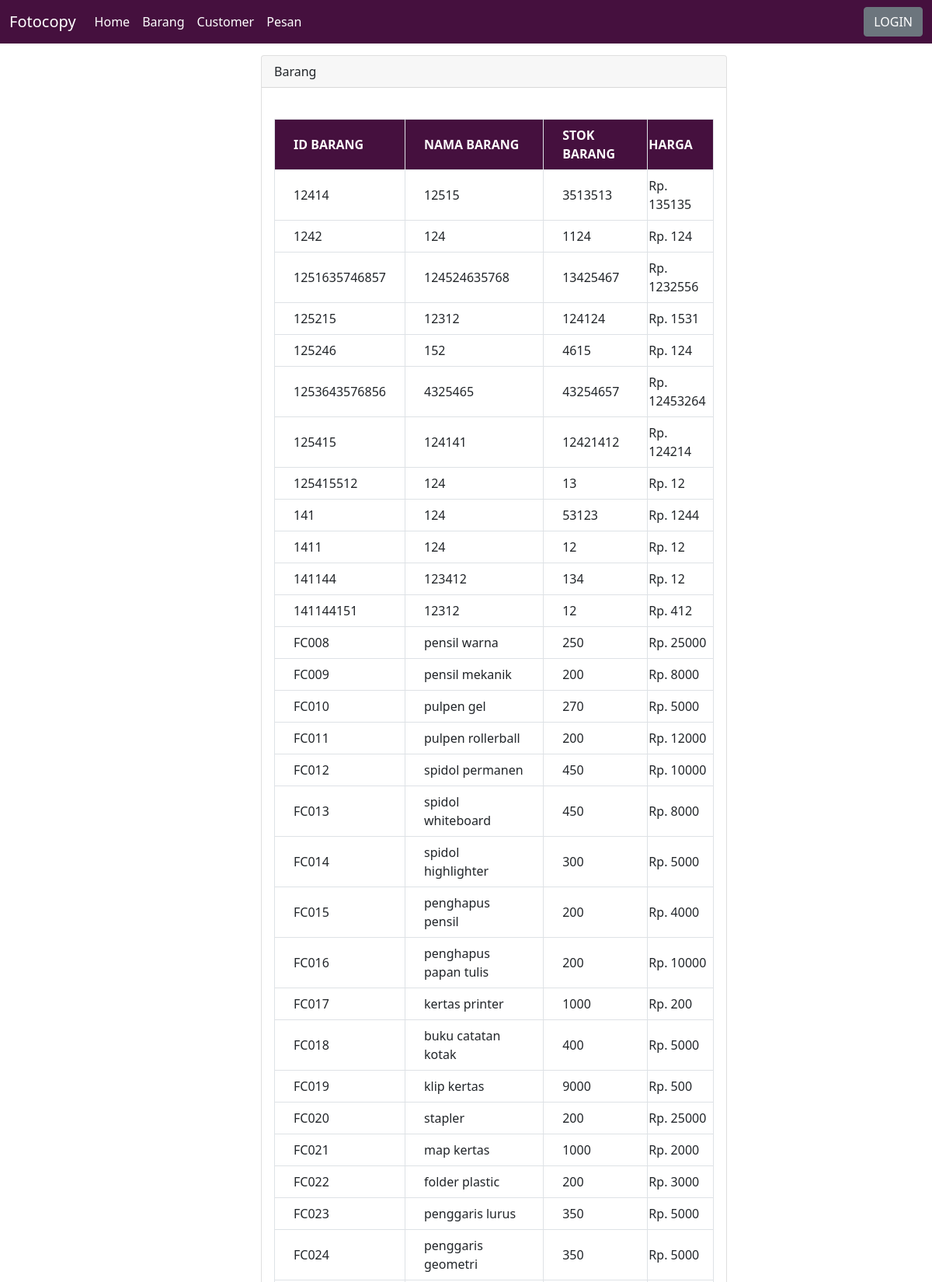
The page /barang/barang.php (upper part) on the database its author committed.
### tables this page shows
CREATE TABLE `barang` (
  `id_barang` varchar(255) NOT NULL,
  `Nama_barang` varchar(255) DEFAULT NULL,
  `Jumlah_stok` varchar(255) DEFAULT NULL,
  `Harga` bigint(255) DEFAULT NULL
);

### barang/barang.php (the view, shortened to what this page needs)
<?php
 include '../koneksi/koneksi.php';
 $sql = "SELECT * FROM barang";
$barang = mysqli_query($conn, $sql);
?>
<!DOCTYPE html>
<html lang="en">
<head>
    <link rel="stylesheet" href="../style.css">
    <link href="https://cdn.jsdelivr.net/npm/bootstrap@5.1.3/dist/css/bootstrap.min.css" rel="stylesheet">
</head>
<body>
     <nav class="navbar navbar-expand-lg navbar-dark bg-primary bg-custom">
    <div class="container-fluid">
      <a class="navbar-brand" href="#">Fotocopy</a>
      <div class="collapse navbar-collapse" id="navbarScroll">
        <ul class="navbar-nav me-auto my-2 my-lg-0 navbar-nav-scroll" style="--bs-scroll-height: 100px;">
          <li class="nav-item">
            <a class="nav-link active" aria-current="page" href="/tugasbesar/utama.html">Home</a>
          </li>
          <li class="nav-item">
            <a class="nav-link active" href="barang.php"> Barang </a>
          </li>
          <li class="nav-item">
            <a class="nav-link active" href="../customer/customer.php"> Customer </a>
          </li>
          <li class="nav-item">
            <a class="nav-link active" href="../pesanan/pesanan.php"> Pesan </a>
          </li>
        </ul>
        <a href="../karyawan/login.php" class="btn btn-secondary">LOGIN</a>
      </div>
    </div>
  </nav>
<div class="card">
  <div class="card-header">
    Barang
  </div>
  <br>
  <div class="card-body">
  <table class="table-responsive w-full rounded">
    <thead  style= " background-color: #45103E !important;";>
        <tr>
        <th class="border px-4 py-2"> ID BARANG </th>
        <th class="border px-4 py-2"> NAMA BARANG </th>
        <th class="border w-1/5 px-4 py-2"> STOK BARANG </th>
        <th class="border px-8 py-2"> HARGA </th>
        </tr>
    </thead>
    <tbody>
                    <?php while ($data = mysqli_fetch_assoc($barang)): ?>
                        <tr>
                            <td class="border px-4 py-2"><?php echo $data['id_barang']; ?></td>
                            <td class="border px-4 py-2"><?php echo $data['Nama_barang']; ?></td>
                            <td class="border px-4 py-2"><?php echo $data['Jumlah_stok']; ?></td>
                            <td class="border px-8 py-2">Rp. <?php echo $data['Harga']; ?></td>
                        </tr>
                    <?php endwhile; ?>
                </tbody>
</table>
  </div>
</div>
</body>
</html>

### style.css (style rules this page uses)
.card { width: 600px; left: 20%; top: 15px; }
thead { border-radius: 20px; background-color:#45103E; color: white; }
.bg-custom { background-color: #45103E !important; }

### barang/barang.php (style rules this page uses)
.card { width: 600px; left: 28%; top: 15px; }
.bg-custom { background-color: #45103E !important; }

### rows shown on the page
barang: id_barang "12414", Nama_barang "12515", Jumlah_stok "3513513", Harga "135135"
barang: id_barang "1242", Nama_barang "124", Jumlah_stok "1124", Harga "124"
barang: id_barang "1251635746857", Nama_barang "124524635768", Jumlah_stok "13425467", Harga "1232556"
barang: id_barang "125215", Nama_barang "12312", Jumlah_stok "124124", Harga "1531"
barang: id_barang "125246", Nama_barang "152", Jumlah_stok "4615", Harga "124"
barang: id_barang "1253643576856", Nama_barang "4325465", Jumlah_stok "43254657", Harga "12453264"
barang: id_barang "125415", Nama_barang "124141", Jumlah_stok "12421412", Harga "124214"
barang: id_barang "125415512", Nama_barang "124", Jumlah_stok "13", Harga "12"
barang: id_barang "141", Nama_barang "124", Jumlah_stok "53123", Harga "1244"
barang: id_barang "1411", Nama_barang "124", Jumlah_stok "12", Harga "12"
barang: id_barang "141144", Nama_barang "123412", Jumlah_stok "134", Harga "12"
barang: id_barang "141144151", Nama_barang "12312", Jumlah_stok "12", Harga "412"
barang: id_barang "FC008", Nama_barang "pensil warna", Jumlah_stok "250", Harga "25000"
barang: id_barang "FC009", Nama_barang "pensil mekanik", Jumlah_stok "200", Harga "8000"
barang: id_barang "FC010", Nama_barang "pulpen gel", Jumlah_stok "270", Harga "5000"
barang: id_barang "FC011", Nama_barang "pulpen rollerball", Jumlah_stok "200", Harga "12000"
barang: id_barang "FC012", Nama_barang "spidol permanen", Jumlah_stok "450", Harga "10000"
barang: id_barang "FC013", Nama_barang "spidol whiteboard", Jumlah_stok "450", Harga "8000"
barang: id_barang "FC014", Nama_barang "spidol highlighter", Jumlah_stok "300", Harga "5000"
barang: id_barang "FC015", Nama_barang "penghapus pensil", Jumlah_stok "200", Harga "4000"
barang: id_barang "FC016", Nama_barang "penghapus papan tulis", Jumlah_stok "200", Harga "10000"
barang: id_barang "FC017", Nama_barang "kertas printer", Jumlah_stok "1000", Harga "200"
barang: id_barang "FC018", Nama_barang "buku catatan kotak", Jumlah_stok "400", Harga "5000"
barang: id_barang "FC019", Nama_barang "klip kertas", Jumlah_stok "9000", Harga "500"
barang: id_barang "FC020", Nama_barang "stapler", Jumlah_stok "200", Harga "25000"
barang: id_barang "FC021", Nama_barang "map kertas", Jumlah_stok "1000", Harga "2000"
barang: id_barang "FC022", Nama_barang "folder plastic", Jumlah_stok "200", Harga "3000"
barang: id_barang "FC023", Nama_barang "penggaris lurus", Jumlah_stok "350", Harga "5000"
barang: id_barang "FC024", Nama_barang "penggaris geometri", Jumlah_stok "350", Harga "5000"
